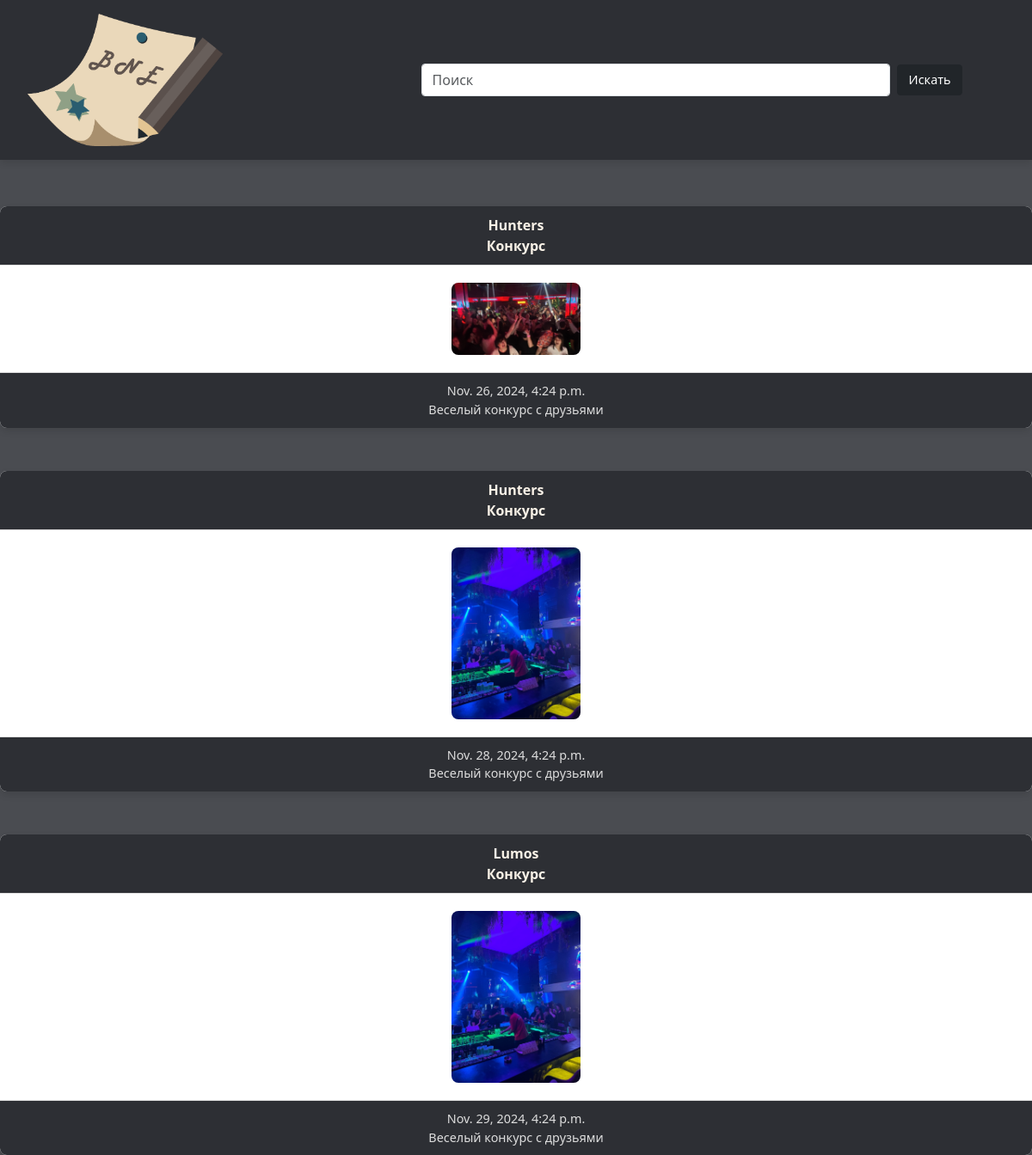
The page / on the database its author committed.
### main/models.py (models this page shows, shortened)
class Post(models.Model): #Создаем модель (своего рода словарь) где ключи это переменные, а тип все что после равно это в каком формате мы принимем значения
    ClubName= models.CharField('Название Клуба',max_length=50)
    NewsName = models.CharField('Название Новости',max_length=50)
    Anons = models.CharField('Анонс',max_length=250)
    TextNews=models.TextField('Статья')
    Date = models.DateTimeField("Дата события")
    Date_Stop = models.DateTimeField("Закрытие регистрации", default=datetime.now)
    ImgNews =  models.ImageField("Картинка Новости", blank = True, upload_to='media')
    class Meta: #Создаем название таблицы в странице алминистратора для нашей модели
        verbose_name="Новость" #Единичсное число
        verbose_name_plural="Новости" #Множественное число

### main/views.py (the view)
# urls.py: path('',views.PostNews, name="home"),
def PostNews(request):
    PostNews = Post.objects.order_by('Date')
    return render(request,'Glavnaya.html', {"PostNews":PostNews})

### main/templates/Glavnaya.html (shortened to what this page needs)
{% extends 'shablonCss11.html' %}
{% load static %}
{% block content %}
<body class="GlavnayaBody">
<header>
    <img src="{% static 'image/LogoPridict1.png' %}" alt="Основной Логотип" class="main-logo">
    <form method="get" action="{% url 'search' %}" class="unique-search-bar">
        <input type="search" list="clubs" id="Poisk" name="query" class="form-control small-search" placeholder="Поиск">
        <button class="btn btn-dark small-button" type="submit">Искать</button>
    </form>
</header>
<div class="cards-container">
    {% if PostNews %}
    {% for i in PostNews %}
    <a href="{% url 'news_datail' i.id %}">
        <div class="card">
            <div class="card-header">
                {{ i.ClubName }}
                <div>{{ i.NewsName }}</div>
            </div>
            <div class="card-image">
                <img src="{{ i.ImgNews.url }}" alt="{{ i.ClubName }}" alt="News Logo">
            </div>
            <div class="card-footer">
                {{ i.Date }}
                <div>{{ i.Anons }}</div>
            </div>
        </div>
    </a>
    {% endfor %}
    {% else %}
    <p>У вас нет записей</p>
    {% endif %}
</div>
{% endblock %}

### main/templates/shablonCss11.html (shortened to what this page needs)
{% load static %}
<!DOCTYPE html>
<html lang="en">
<head>
    <link rel="stylesheet" href="https://cdn.jsdelivr.net/npm/bootstrap@5.3.3/dist/css/bootstrap.min.css">
</head>
<body>
        {% block content %}
	    {% endblock %}
</body>
</html>

### main/templates/shablonCss11.html (style rules this page uses)
a { text-decoration: none; }
header { position: fixed; top: 0; left: 0; width: 100%; background-color: #2d2f34; padding: 1rem 2rem; display: flex; align-items: center; justify-content: space-between; margin: 0; z-index: 1000; box-shadow: 0 4px 8px rgba(0, 0, 0, 0.1); }
body { padding: 0; background-color: #4a4c51; }
header .main-logo { width: 20%; height: auto; margin-left: 0%; object-fit: contain; flex-shrink: 0; }
header .unique-search-bar { flex: 1; display: flex; align-items: center; justify-content: center; gap: 0.5rem; }
header .unique-search-bar .small-search { width: 60%; border-radius: 0.25rem; }
header .unique-search-bar .small-button { padding: 0.4rem 0.8rem; font-size: 0.9rem; border-radius: 0.25rem; }
.event-image, .card img { width: 150px; height: auto; object-fit: cover; border-radius: 8px; }
.small-search, .search-input { width: 200%; margin-left: 20%; border-radius: 0.25rem; }
.small-button, .search-button { padding: 4px 8px; font-size: 0.9rem; border-radius: 0.25rem; }
.cards-container { display: grid; grid-template-columns: repeat(1, 1fr); gap: 5%; margin-top: 20%; }
.card { display: flex; flex-direction: column; border: 0px solid #ddd; border-radius: 8px; box-shadow: 0 4px 8px rgba(0, 0, 0, 0.1); text-align: center; overflow: hidden; }
.card-header { padding: 10px; background-color: #2d2f34; font-weight: bold; color: #f9f2e7; border-bottom: 1px solid #ddd; }
.card-image { padding: 20px; flex-grow: 1; display: flex; align-items: center; justify-content: center; background-color: #ffffff; }
.card-footer { padding: 10px; background-color: #2d2f34; font-size: 0.9rem; color: #ddd; border-top: 1px solid #ddd; }

### rows shown on the page
Post: ClubName "Hunters", NewsName "Конкурс", ImgNews (picture), Date "Nov. 26, 2024, 4:24 p.m.", Anons "Веселый конкурс с друзьями"
Post: ClubName "Hunters", NewsName "Конкурс", ImgNews (picture), Date "Nov. 28, 2024, 4:24 p.m.", Anons "Веселый конкурс с друзьями"
Post: ClubName "Lumos", NewsName "Конкурс", ImgNews (picture), Date "Nov. 29, 2024, 4:24 p.m.", Anons "Веселый конкурс с друзьями"
